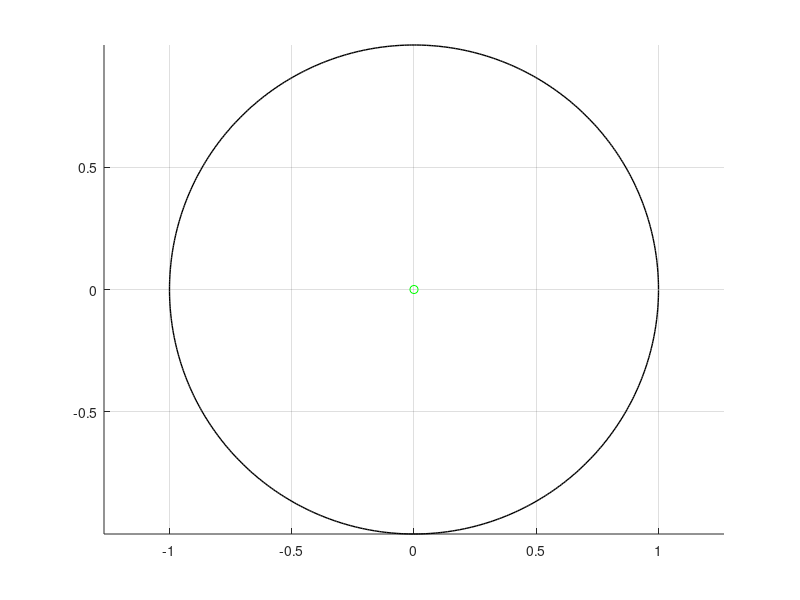

Recreate this plot in MATLAB.
clf, hold on, grid on
plot(0,0,'og')
ang = 0:0.01:2*pi;
xp = cos(ang);
yp = sin(ang);
plot(xp,yp,'k-','LineWidth',1);
axis equal